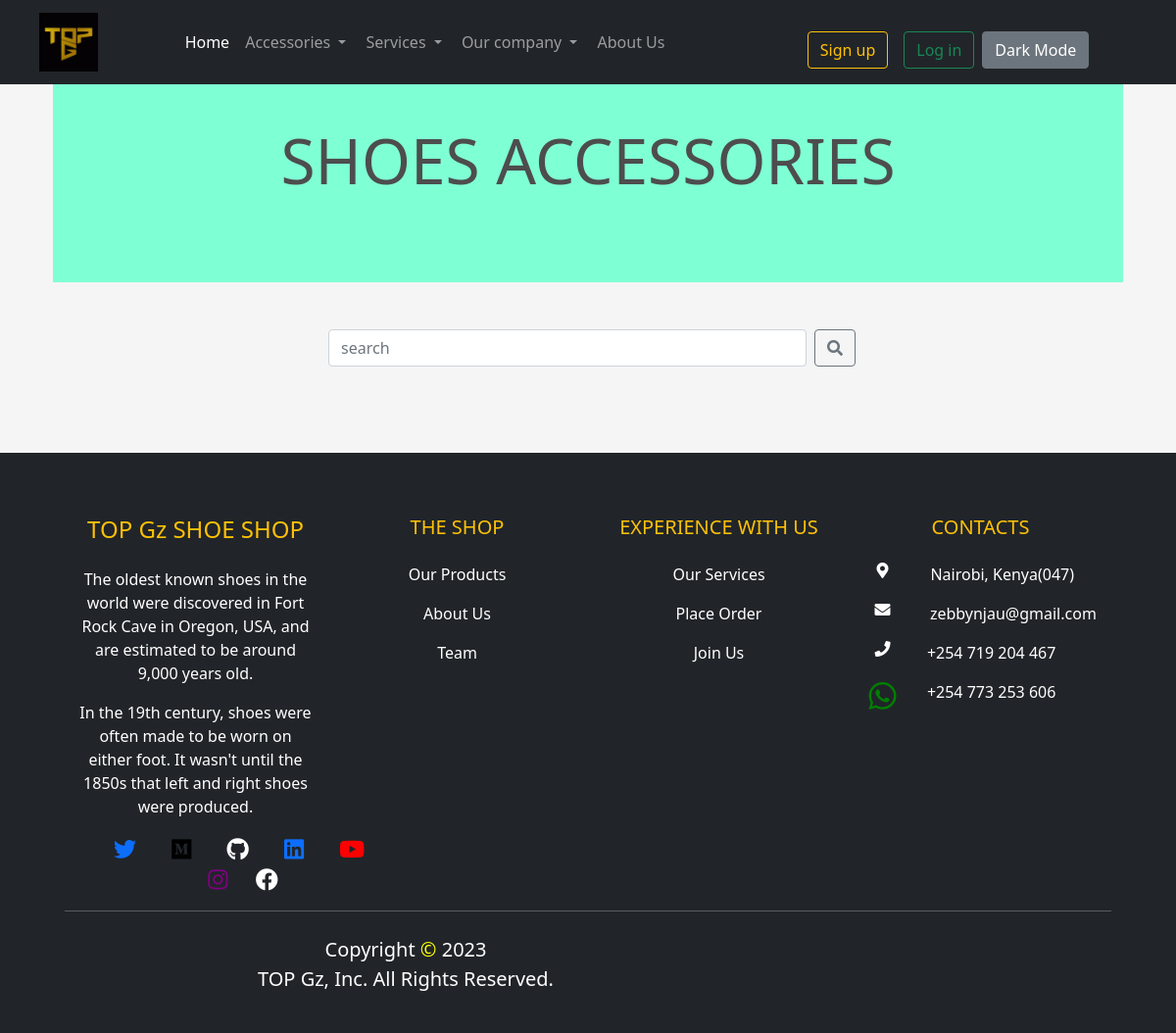
Before: /catalogue/Shoes Accessories/ with the older database file.
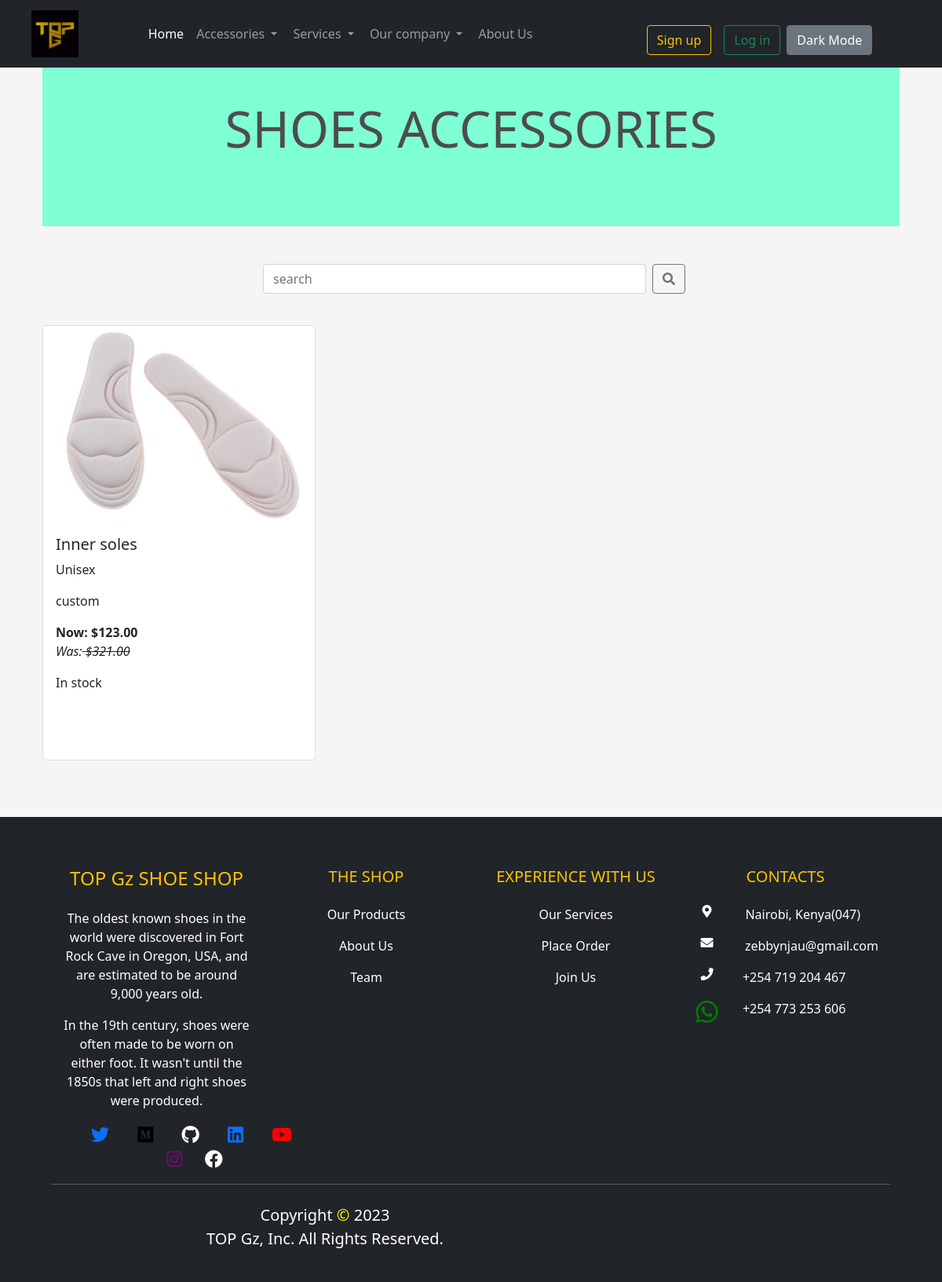
After: the same page with the newer database file.
### brands/models.py (models this page shows, shortened)
class Product(models.Model):
    brand = models.ForeignKey(Brand, on_delete=models.SET_NULL, null=True)
    shoe_image = models.ImageField(upload_to='shoes/', height_field='image_height', width_field='image_width')
    image_height = models.PositiveIntegerField(blank=True, null=True)
    image_width = models.PositiveIntegerField(blank=True, null=True)
    shoe_name = models.CharField(max_length=256)
    shoe_size = models.ManyToManyField(Size, blank=True)
    shoe_gender = models.TextField()
    shoe_color_available = models.ManyToManyField(Color)
    shoe_price = models.DecimalField(decimal_places=2, max_digits=9)
    shoe_in_stock = models.BooleanField(default=False)
    shoe_price_was = models.DecimalField(blank=True, null=True, decimal_places=2, max_digits=9)
    shoe_time_added = models.DateTimeField(auto_now=datetime.datetime.now)

class Color(models.Model):
    color_name = models.TextField(max_length=50)
    time_added = models.DateTimeField(auto_now=True)

### brands/views.py (the view)
# urls.py: path('Shoes Accessories/', views.shoes_accessories, name="Shoes Accessories"),
def shoes_accessories(request):
    shoes_accessories_brand = get_object_or_404(Brand, brand_name='Shoes Accessories')
    shoes_accessories_products = Product.objects.filter(brand=shoes_accessories_brand).order_by('-shoe_in_stock', '-shoe_time_added')
    if request.user.is_authenticated:
        customer = request.user
        order, created = Order.objects.get_or_create(user=customer, complete=False)
        return render(request, 'shoes_accessories.html', {"shoes_accessories_products": shoes_accessories_products, "order": order})
    return render(request, 'shoes_accessories.html', {"shoes_accessories_products": shoes_accessories_products})

### brands/templates/shoes_accessories.html (shortened to what this page needs)
{% load static %}
<html lang="en">
<head>
    <link rel="stylesheet" href="{% static 'css/page-header.css' %}">
    <link rel="stylesheet" href="{% static 'css/add_to_cart_button.css' %}">
    <link rel="stylesheet" href="https://cdnjs.cloudflare.com/ajax/libs/bootstrap/5.3.0/css/bootstrap.min.css"/>
</head>
<body>
{% include 'bootstrap.html' %}
{% include 'backToTop.html' %}
<br><br>
<div class="container">
    <div class="custom-container">
        <h3 class="display-3">
            <strong>SHOES ACCESSORIES</strong>
        </h3>
    </div>
    <br><br>
    <div class="d-flex justify-content-center">
        <form class="d-flex" role="search" style="width: 50%;" onsubmit="event.preventDefault(); performSearch();">
            <input class="form-control me-2" type="search" placeholder="search" aria-label="Search" id="search-input">
            <button id="search-button" class="btn btn-outline-secondary" type="submit">
                <i class="fa fa-search"></i>
            </button>
        </form>
    </div>
    <br>
    <div class="row row-cols-1 row-cols-md-2 row-cols-lg-3 g-4 d-flex">
        {% for all_shoes in shoes_accessories_products %}
        <div class="col">
            <div class="card">
                <img src="{{ all_shoes.shoe_image.url }}" class="card-img-top" alt="shoe" style="object-fit: cover; width: 100%; height: 250px;">
                <div class="card-body">
                    <h5 class="card-title">{{ all_shoes.shoe_name }}</h5>
                    <p class="card-text">{{ all_shoes.shoe_gender }}</p>
                    {% for color in all_shoes.shoe_color_available.all %}
                    <p class="card-text">{{ color.color_name }}</p>
                    {% endfor %}
                    <p class="card-text"><strong>Now: ${{ all_shoes.shoe_price }}</strong><br><em>Was:<s> ${{ all_shoes.shoe_price_was }}</s></em></p>
                    {% if all_shoes.shoe_in_stock %}
                        <p>In stock</p>
                        <div class="row">
                            <div class="col">
                                {% if not user.is_authenticated %}
                                    <form action="{% url 'accounts:log_in' %}" method="get" id="login-form">
                                    </form>
                                {% endif %}
                            </div>
                            <div class="col">
                            </div>
                        </div>
                    {% endif %}
                </div>
            </div>
        </div>
        {% endfor %}
    </div>
</div>
<br><br><br>
{% include 'baseshop_footer.html' %}
</body>
</html>

Changed rows visible on the page:
now on this page (row edited): Product: shoe_image (picture), shoe_name "Inner soles", shoe_gender "Unisex", shoe_price "123.00", shoe_price_was "321.00"
now on this page (row unchanged): Color: color_name "custom"
